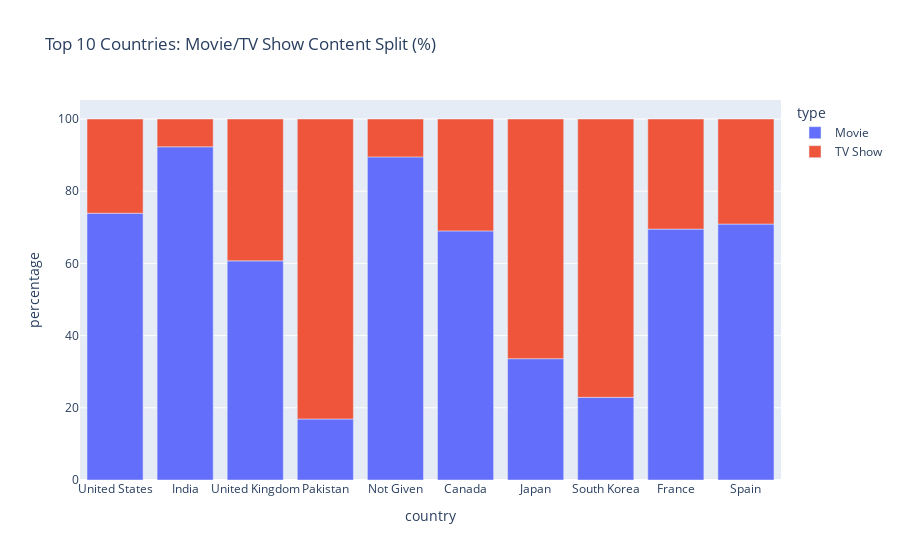

Notebook source saved alongside this figure:
### Code cell
import plotly.express as px

# Step 1: Get top 10 countries by content count
df_country_viz_total = (
    df_country[["title", "country"]]
    .groupby("country")["title"]
    .count()
    .reset_index()
    .rename(columns={"title": "total_content_count"})
    .sort_values("total_content_count", ascending=False)
    .head(10)
)

# Step 2: Get content count by country and type (movie or TV show)
df_country_viz1 = (
    df_country[["title", "type", "country"]]
    .groupby(["country", "type"])["title"]
    .count()
    .reset_index()
    .rename(columns={"title": "type_count"})  # ✅ Use a clear column name
)

# Step 3: Merge the two datasets
final1 = df_country_viz_total.merge(df_country_viz1, how="left", on="country")

# Step 4: Calculate percentage share by type
final1["percentage"] = (final1["type_count"] / final1["total_content_count"]) * 100
final1["percentage"] = final1["percentage"].round(1)
final1["percent_string"] = final1["percentage"].astype(str) + "%"

# Step 5: Plot
fig2 = px.bar(
    final1,
    x="country",
    y="percentage",
    color="type",
    title="Top 10 Countries: Movie/TV Show Content Split (%)"
)
fig2.show()

### Figure 1 — Plotly figure (JSON) as saved in the notebook; plotly's stock layout.template omitted (floating-point values rounded to 4 significant figures)
{"data": [{"alignmentgroup": "True", "hovertemplate": "type=Movie<br>country=%{x}<br>percentage=%{y}<extra></extra>", "legendgroup": "Movie", "marker": {"color": "#636efa", "pattern": {"shape": ""}}, "name": "Movie", "offsetgroup": "Movie", "orientation": "v", "showlegend": true, "textposition": "auto", "type": "bar", "x": ["United States", "India", "United Kingdom", "Pakistan", "Not Given", "Canada", "Japan", "South Korea", "France", "Spain"], "xaxis": "x", "y": [73.9, 92.3, 60.7, 16.9, 89.5, 69, 33.6, 22.9, 69.5, 70.9], "yaxis": "y"}, {"alignmentgroup": "True", "hovertemplate": "type=TV Show<br>country=%{x}<br>percentage=%{y}<extra></extra>", "legendgroup": "TV Show", "marker": {"color": "#EF553B", "pattern": {"shape": ""}}, "name": "TV Show", "offsetgroup": "TV Show", "orientation": "v", "showlegend": true, "textposition": "auto", "type": "bar", "x": ["United States", "India", "United Kingdom", "Pakistan", "Not Given", "Canada", "Japan", "South Korea", "France", "Spain"], "xaxis": "x", "y": [26.1, 7.7, 39.3, 83.1, 10.5, 31, 66.4, 77.1, 30.5, 29.1], "yaxis": "y"}], "layout": {"barmode": "relative", "legend": {"title": {"text": "type"}, "tracegroupgap": 0}, "title": {"text": "Top 10 Countries: Movie/TV Show Content Split (%)"}, "xaxis": {"anchor": "y", "domain": [0, 1], "title": {"text": "country"}}, "yaxis": {"anchor": "x", "domain": [0, 1], "title": {"text": "percentage"}}}}
